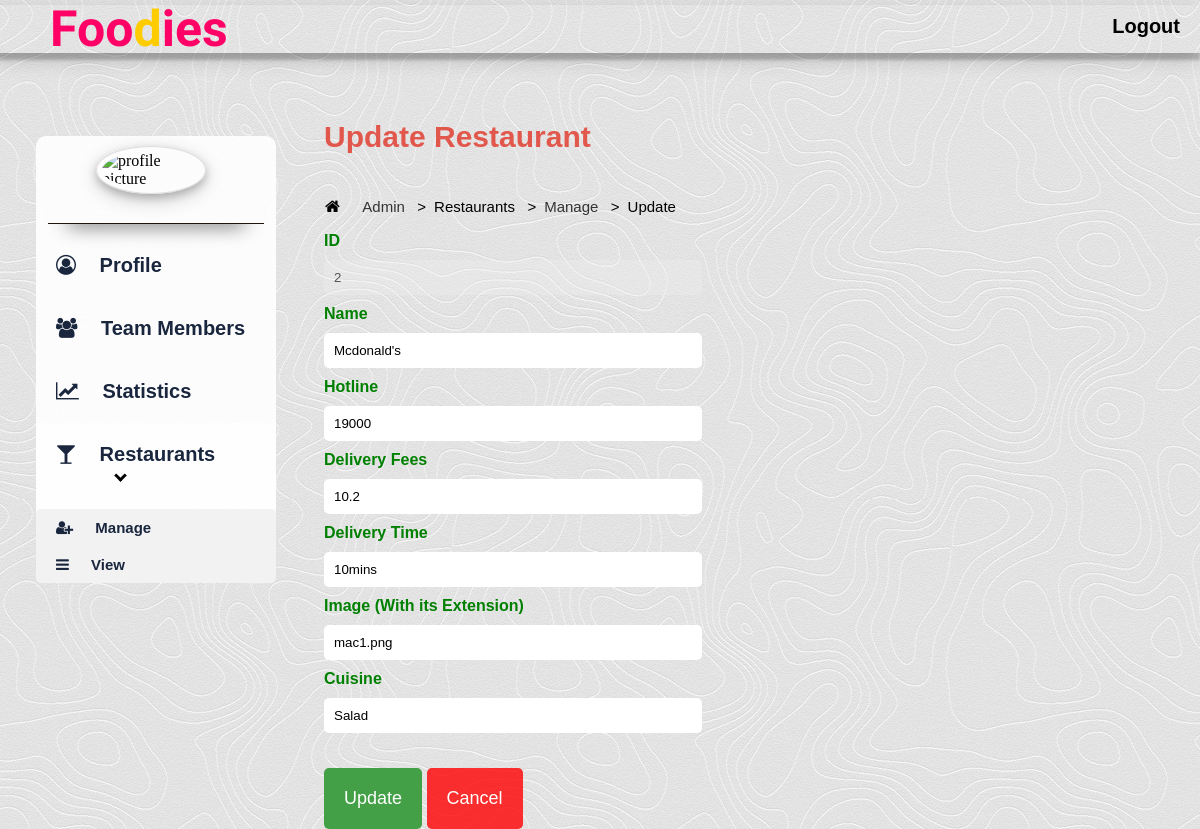
Screenshot of /admin/editForm.php?id=2 with the database file from the repository.
### tables this page shows
CREATE TABLE `restaurant` (
  `ID` int(1) NOT NULL,
  `Name` varchar(50) NOT NULL,
  `Hotline` varchar(10) NOT NULL,
  `DelvFees` float NOT NULL,
  `DelvTime` varchar(10) NOT NULL,
  `Image` varchar(250) NOT NULL,
  `AdminID` int(2) DEFAULT NULL,
  `Status` tinyint(1) NOT NULL
);

CREATE TABLE `cuisine` (
  `RestID` int(3) NOT NULL,
  `Type` varchar(30) NOT NULL
);

### db/db_connect.php (called while the page is built, shortened)
<?php
class dbconnect{
	private $servername;
	private $username;
	private $password;
	private $db;
	private $con;
	function __construct(){
		$this->servername = "localhost";
		$this->username = "root";
		$this->password = "";
		$this->db = "foodies";
		$this->con = $this->Connect();
	}
	function connect(){
		$this->con = mysqli_connect($this->servername, $this->username, $this->password, $this->db);
		if($this->con->connect_error){
			die("Failed to connect" .$this->con->connect_error);
		}else{
			return $this->con;
		}
	}
	function selectsql($sql){
		if($result = mysqli_query($this->con, $sql))
		return $result;
		else
		return false;
	}
}
?>

### classes/restaurant.php (called while the page is built, shortened)
<?php
require_once("\..\db\db_connect.php");
class Restaurant{
	private $dbobj;
	public function __construct(){
		$this->dbobj = new dbconnect;
	}
	public function getSelect($id){
		$sql = "SELECT * FROM restaurant Where ID = '$id' ";
		$userinfo = $this->dbobj->selectsql($sql);
		if($userinfo){
			$row = mysqli_fetch_array($userinfo);
			return $row;
		}
	}
}
?>

### classes/cuisine.php (called while the page is built, shortened)
<?php
require_once("\..\db\db_connect.php");
class Cuisine{
    private $dbobj;
	public function __construct(){
		$this->dbobj = new dbconnect;
	}
	public function getcuisine($id){
		$sql = "SELECT * FROM cuisine Where RestID = '$id' ";
		$userinfo = $this->dbobj->selectsql($sql);
		if($userinfo){
			$row = mysqli_fetch_array($userinfo);
			return $row;
        }
	}
}
?>

### admin/editForm.php (the view, shortened to what this page needs)
<?php
require_once("/../classes/restaurant.php");
require_once("/../classes/cuisine.php");
?>
<?php
$rest = new Restaurant;
$cuisine = new Cuisine;
?>
<!DOCTYPE html>
<html>
<head>
<link rel="stylesheet" type="text/css" href="..//css/topnav.css">
<link rel="stylesheet" type="text/css" href="..//css/AdminPage.css">
<link rel="stylesheet" href="https://cdnjs.cloudflare.com/ajax/libs/font-awesome/4.7.0/css/font-awesome.min.css">
</head>
<body>
<header>
		<nav class="menu">
			<ul>
				<li class="logo"> <a href= "AdminPage.php?id=<?php echo ''.$_SESSION['adminID'].''; ?>" class="log"> Foo<span class="org">d</span>ies </a></li>
        <li><a href="../adminlogin.php">Logout</a></li>
			</ul>
			</nav>
</header>
<?php include("adminsidenav.php"); ?>
<div class="main2" >
<div class="container" id="showcase">
    <h1 id="con">Update Restaurant</h1>
	<ul class="breadcrumb">
	<i class="fa fa-home"></i>
  <li><a href="../admin/AdminPage.php">Admin</a></li>
  <li>Restaurants</li>
  <li><a href="../admin/addrestaurant.php">Manage</a></li>
  <li>Update</li>
</ul>
<?php
$id = $_GET['id'];
$result = $rest->getSelect($id);
$name = $result['Name'];
$hot = $result['Hotline'];
$delvfees = $result['DelvFees'];
$delvtime = $result['DelvTime'];
$id = $result['ID'];
$image = $result['Image'];
$result2 = $cuisine->getcuisine($id);
$type = $result2['Type'];
render($id,$name,$hot,$delvfees,$delvtime,$image,$type);
?>
<?php function render($id,$name,$hot,$delvfees,$delvtime,$image,$type){ ?>
<form action="" method="POST">
<b style="color: green;">ID</b><br>
<input type="text" name="idarea" id="restarea" value="<?php echo $id; ?>" disabled="true"><br>
<b style="color: green;">Name</b><br>
<input type="text" name="namearea" id="restarea" value="<?php echo $name; ?>" ><br>
<b style="color: green;">Hotline</b><br>
<input type="text" name="hotarea" id="restarea" value="<?php echo $hot; ?>"><br>
<b style="color: green;">Delivery Fees</b><br>
<input type="text" name="feesarea" id="restarea" value="<?php echo $delvfees;?>"><br>
<b style="color: green;">Delivery Time</b><br>
<input type="text" name="timearea" id="restarea" value="<?php echo $delvtime;?>"><br>
<b style="color: green;">Image (With its Extension)</b><br>
<input type="text" name="imagearea" id="restarea" value="<?php echo $image;?>"><br>
<b style="color: green;">Cuisine</b><br>
<input type="text" name="cuisinearea" id="restarea" value="<?php echo $type;?>"><br>
<input type="submit" name="update" id="saverest" value="Update"/>
<input type="button" id="cancelrest" value="Cancel"/>
</form>
<?php  }  ?>
</body>
</html>

### css/topnav.css (style rules this page uses)
* { box-sizing: border-box; }
.menu { width:100%; padding-top: 5px; padding-bottom: -30px; position: fixed; z-index: 1; justify-content: space-between; position: fixed; transition: top 0.3s; }
.menu ul { list-style-type: none; overflow: hidden; margin-left: -10px; margin-top: 0px; margin-bottom: 0px; box-shadow: 0 7px 3px 0 rgba(0, 0, 0, 0.2), 0 6px 20px 0 rgba(0, 0, 0, 0.19); }
.menu li { float: right; }
.menu li a { display:inline-block; text-decoration: none; padding: 10px 10px 10px 10px; margin: 0px 10px; color:black; font-weight: bold; font-size:20px; float:left; }
li.logo { float:left; margin: -15px 0px; }
li.logo a { font-family: 'Chewy', cursive; font-size: 50px; color:#ff0066; }
.org { color:#ffcc00; }

### css/AdminPage.css (style rules this page uses)
body { overflow-y: scroll; overflow-x: hidden; font-family: sans-serif; background-image:url("../css/images/curverback.png"); background-position:fixed; background-repeat:repeat; margin: auto; }
.main2 { position: absolute; margin: 0% 27%; width: 70%; }
header { padding-bottom: 100px; }
.fa { display: inline-block; font: normal normal normal 14px/1 FontAwesome; padding-right: 18px; font-size: inherit; }
ul.breadcrumb { padding: 4px 1px 0px 1px; margin-right: 350px; margin-top: 40px; list-style: none; background-color: transparent; }
ul.breadcrumb li { display: inline; font-size: 15px; }
ul.breadcrumb li+li:before { padding: 8px; color: black; content: ">"; }
ul.breadcrumb li a { color: #333333; text-decoration: none; }
.h1, h1 { font-size: 30px; color: #e2574c; }
#restarea { padding: 10px; border-radius: 5px; margin-top: 10px; margin-bottom: 10px; width: 45%; border: none; }
#saverest { padding: 20px; font-size: 18px; border-radius: 5px; background-color: rgba(67,160,71 ,1); margin-top: 25px; border: none; color: white; }
#cancelrest { padding: 20px; font-size: 18px; border-radius: 5px; background-color: rgba(255,0,0,0.8); margin-top: 25px; border: none; color: white; }

### rows the page displays
restaurant: idarea "2", namearea "Mcdonald's", hotarea "19000", feesarea "10.2", timearea "10mins", imagearea "mac1.png"
cuisine: cuisinearea "Salad"
